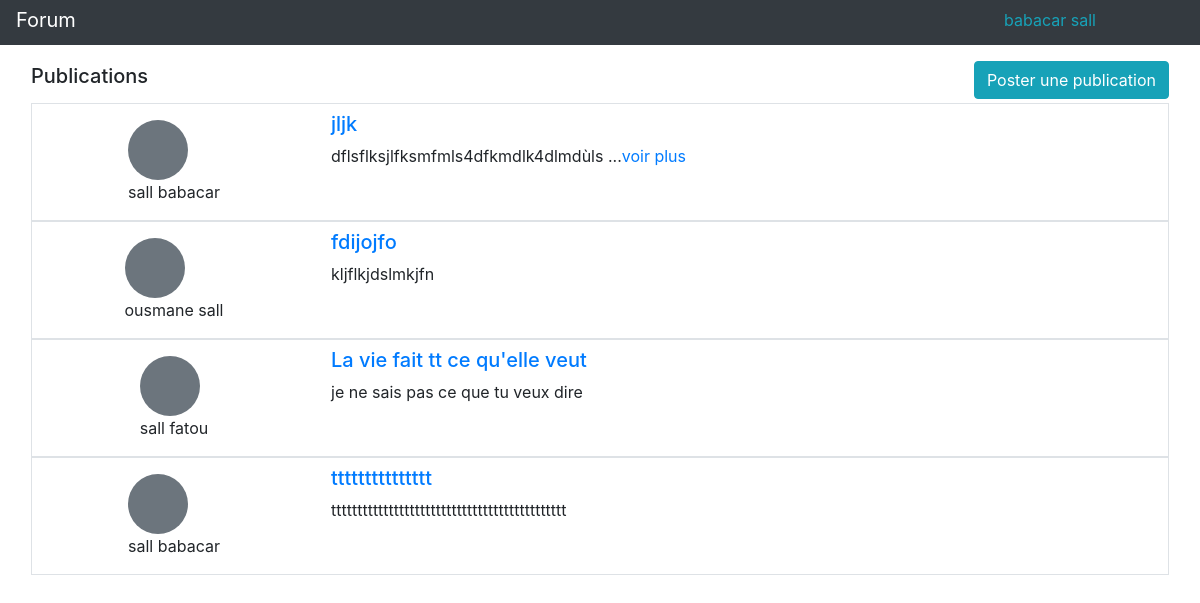
The app's page /index.php?Page=acceuil (signed in) with its own data.
### tables this page shows
CREATE TABLE IF NOT EXISTS `publication` (
`id_pub` int(11) NOT NULL,
  `sujet` varchar(750) NOT NULL,
  `texte` text NOT NULL,
  `id_user` int(11) NOT NULL
);

CREATE TABLE IF NOT EXISTS `user` (
`id_user` int(11) NOT NULL,
  `nom` varchar(250) NOT NULL,
  `prenom` varchar(250) NOT NULL,
  `email` varchar(250) NOT NULL,
  `tel` varchar(50) NOT NULL,
  `login` varchar(250) NOT NULL,
  `mdp` varchar(50) NOT NULL,
  `profil` varchar(40) NOT NULL DEFAULT 'ADMINISTRATEUR',
  `statu` int(11) NOT NULL DEFAULT '0'
);

### mesclasses/acceuilController.php (called while the page is built)
<?php
$user=$_SESSION['validate_user'];
	require('Pages/acceuil.view.php');
 ?>

### mesclasses/PublicationDAO.php (called while the page is built, shortened)
<?php
class PublicationDAO
{
	private $_db;
	public function setDb($db){
		$this->_db=$db;
	}
	public function getAll(){
		$Publications = [];
     		$q = $this->_db->query('SELECT * FROM Publication');
   		while ($donnees = $q->fetch(PDO::FETCH_ASSOC))
   		{
     	  		$Publications[]= new Publication($donnees);
   		}
   		return $Publications;
	}
}
?>

### mesclasses/Publication.php (called while the page is built, shortened)
<?php
	class Publication
	{
	private $_id_pub;
	private $_sujet;
	private $_texte;
	private $_id_user;
	public function id_pub()
	{
		return $this->_id_pub;
	}
	public function sujet()
	{
		return $this->_sujet;
	}
	public function texte()
	{
		return $this->_texte;
	}
	public function id_user(){
		return $this->_id_user;
	}
	public function setId_pub($id_pub)
	{
		$id_pub=(int)$id_pub;
		if(is_int($id_pub))
		{
			$this->_id_pub=$id_pub;
		}
	}
	public function setTexte($texte)
	{
		$this->_texte=$texte;
	}
	public function setSujet($texte)
	{
		$this->_sujet=$texte;
	}
	public function setId_user($id_pub)
	{
			$this->_id_user=$id_pub;
	}
	public function hydrate(array $donnees)
	{
		foreach ($donnees as $key => $value) {
		$methode='set'.ucfirst($key);
		}
	}
}
?>

### mesclasses/UserDAO.php (called while the page is built, shortened)
 	<?php
class UserDAO
{
	private $_db;
		public function setDb($db){
			$this->_db=$db;
		}
    public function getOne($id){
			$q=$this->_db->query('SELECT * from User where id_user='.$id);
			$donnees=$q->fetch(PDO::FETCH_ASSOC);
			return new User($donnees);
		}
}
 ?>

### mesclasses/User.php (called while the page is built, shortened)
 <?php
 class User
{
	private $_id_user,
			$_nom,
            $_prenom,
            $_tel,
            $_email,
            $_login,
            $_mdp;
    public function nom(){ return $this->_nom; }
    public function prenom(){return $this->_prenom;}
    public function setNom($nom){$this->_nom=$nom;}
    public function setPrenom($prenom){ $this->_prenom=$prenom;}
    public function hydrate(array $donnees)
	{
		foreach ($donnees as $key => $value) {
		$methode='set'.ucfirst($key);
		}
	}
}
?>

### functions/fonctions.php (called while the page is built, shortened)
<?php
	function couperText($text,$size){
		if(strlen($text)>$size){
			return substr($text, $size).' ...';
		}
		return $text;
	}
 ?>

### Pages/acceuil.view.php (the view, shortened to what this page needs)
<?php
include('partials/_header.php');
include('Pages/bar.php');
?>
<?php
			$dao=new PublicationDAO($db) ;
			$daoUser=new UserDAO($db);
			$pubs=$dao->getAll();
			echo '
			<div class="col-md-12 ">
				<div class="">
					<div class=" d-flex justify-content-between align-items-center mx-3 mb-1 mt-3">
						<h5>Publications</h5>
						<a href="index.php?Page=ajoutpub" class = "btn btn-info" >
						Poster une publication
						</a>
					</div>
					<div class="">';
					foreach ($pubs as $pub) {
						$user_pub=$daoUser->getOne($pub->id_user());
						?>
						<div class="row mx-3 border">
							<div class="col-md-3 d-flex justify-content-center">
								<div class="p-3">
									<div class="rounded-circle bg-secondary" style="width: 60px;height: 60px;"></div>
								<div class="d-flex justify-content-center"><?php echo $user_pub->nom()."  ".$user_pub->prenom();?></div>
								</div>
							</div>
							<div class="col-md-9 py-2">
								<h5>
									<a href="index.php?Page=voir_plus&publication=<?php echo $pub->id_pub(); ?>">
										<?php echo $pub->sujet(); ?>
									</a>
								</h5>
								<p>
									<?php echo couperText($pub->texte(),50);
									 if(strlen($pub->texte())> 50){
									 	echo '<a href="index.php?Page=voir_plus&publication=',$pub->id_pub(),' ">voir plus</a>';
									 }
									 ?>
								</p>
							</div>
						</div>
				<?php
			}
			echo
					'</div>
				</div>
			</div>';
			include('partials/_footer.php');
			?>

### index.php
 <?php
	if(isset($_GET['Page']) && !empty($_GET['Page'])){
		require('mesclasses/controller.php');
	}
	else{
		header("Location: index.php?Page=connexion");
	}
?>

### mesclasses/controller.php (shortened to what this page needs)
<?php
	include('functions/fonctions.php');
	switch ($_GET['Page']) {
			case 'acceuil':
				require('mesclasses/acceuilController.php');
				break;
		}
?>

### partials/_header.php (shortened to what this page needs)
 <!DOCTYPE html>
<html>
<head>
	<link rel="stylesheet" type="text/css" href="style/style.css">
	<link rel="stylesheet" type="text/css" href="style/bootstrap.min.css">
</head>
<body>

### Pages/bar.php (shortened to what this page needs)
 <nav class="header bg-dark d-flex justify-content-between" style="height: 45px;">
  <div>
  	<a class="navbar-brand ml-3 text-white">Forum</a>
  </div>
  <div style="text-align: center;">
  	<a class="btn-user text-info" onclick="afficher()"><?php echo $user->prenom," ",$user->nom; ?></a>
  </div>
</nav>

### partials/_footer.php (shortened to what this page needs)
</body>
</html>

### style/style.css (style rules this page uses)
body { font-family: Constanian; }
.btn-user { float: right; margin-top:8px; width: 300px; border-width: 0px; padding: 0px; background: transparent; }

### records on screen
publication: id_user.nom "sall", id_user.prenom "babacar", sujet "jljk", texte "dflsflksjlfksmfmls4dfkmdlk4dlmdùls ..."
publication: id_user.nom "ousmane", id_user.prenom "sall", sujet "fdijojfo", texte "kljflkjdslmkjfn"
publication: id_user.nom "sall", id_user.prenom "fatou", sujet "La vie fait tt ce qu'elle veut", texte "je ne sais pas ce que tu veux dire"
publication: id_user.nom "sall", id_user.prenom "babacar", sujet "ttttttttttttttt", texte "ttttttttttttttttttttttttttttttttttttttttttttt"

### other values on screen
$user->prenom "babacar"
$user->nom "sall"
